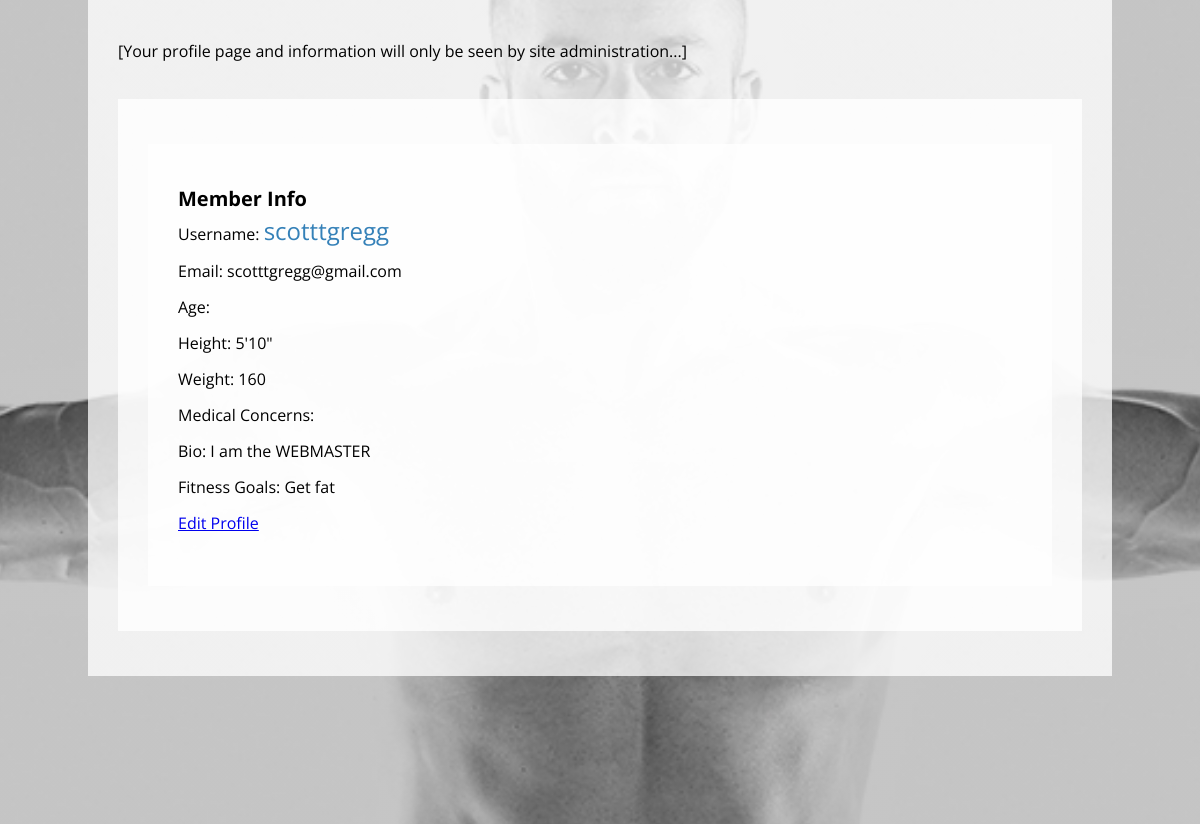
/accounts/profile/ (signed in, middle part), run on an earlier commit of the app's database.
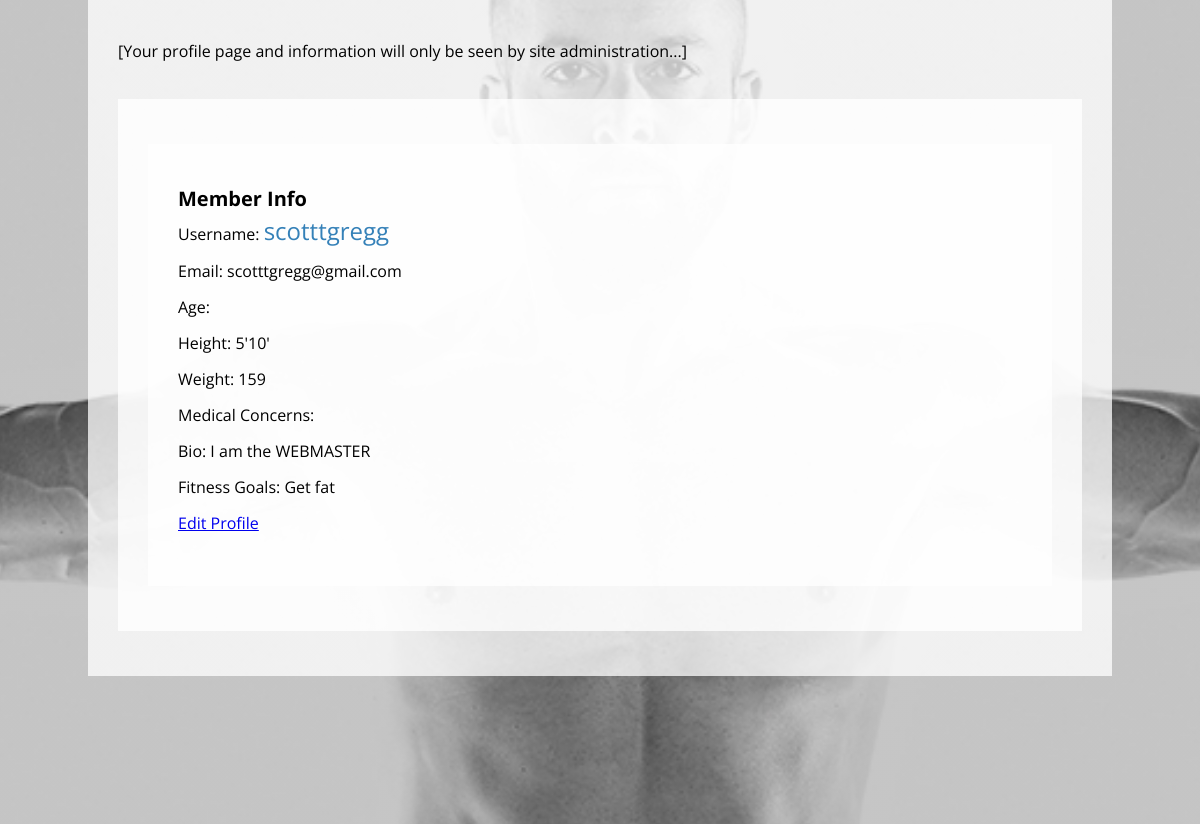
And on a later commit of the database.
### accounts/models.py (models this page shows, shortened)
class User(AbstractUser):
    first_name = models.CharField(max_length=30)
    last_name = models.CharField(max_length=30)
    bio = models.TextField()
    email = models.CharField(max_length=30)
    height = models.CharField(max_length=30, blank=True)
    weight = models.CharField(max_length=30, blank=True)
    goals = models.CharField(max_length=500, blank=True)
    profile_img = models.ImageField(upload_to=profile_img_uh, blank=True, null=True)

### accounts/views.py (the view)
# urls.py: path('profile/', views.profile, name='profile'),
def profile(request):
    return render(request, "accounts/profile.html")

### accounts/templatetags/accounts_tags.py (called while the page is built)
@register.simple_tag
def profile_image_or_default(user):
    if user.profile_img:
        print(user.profile_img.url)
        return mark_safe('<img class="profile_pic" src="{}" alt="{}">'.format(user.profile_img.url, user.username))
    return mark_safe('<img class="default_profile profile_pic" src={} alt="Placeholder Image">'.format('/static/accounts/img/profile_default.png'))

### accounts/templates/accounts/profile.html (shortened to what this page needs)
{% extends 'base.html' %}
{% load accounts_tags %}
{% block content %}
    <main class="profile_page">
        <div class="profile_page">
            <p class="message">[Your profile page and information will only be seen by site administration...]</p>
            <div class="stats_and_info">
                <div class="profile_trainer_card">
                    <h1>Member Info</h1>
                    <p class="profile">Username: <span class="username">{{ user.username }}</span></p>
                    <p class="profile">Email: {{ user.email }}</p>
                    <p class="profile">Age: {{ user.age }}</p>
                    <p class="profile">Height: {{ user.height }}</p>
                    <p class="profile">Weight: {{ user.weight }}</p>
                    <p class="profile">Medical Concerns: {{ user.medical }}</p>
                    <p class="profile">Bio: {{ user.bio }}</p>
                    <p class="profile">Fitness Goals: {{ user.goals }}</p>
                    <p class="profile"><a class="edit_profile" href="{% url 'profile_edit' %}">Edit Profile</a></p>
                </div>
            </div>
        </div>
    </main>
{% endblock %}

What changed in the data, as far as the page shows it:
changed User "scotttgregg": height "5'10\"" → "5'10'"; weight "160" → "159"
